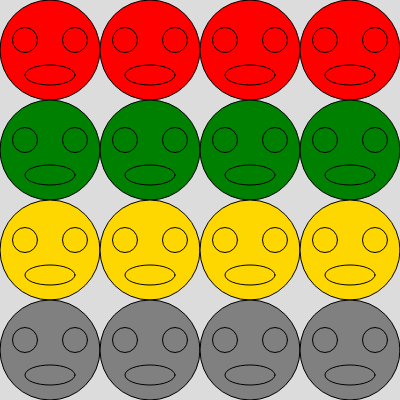
Frame 1 (no input)
Frame 60 (no input): identical to frame 1, image omitted
Frame 120 (the mouse pressed at the canvas centre since frame 60): identical to frame 1, image omitted

The p5.js sketch that drew this single still picture (run headless with seeded random() and noise() and a simulated clock; from frame 60 on, the mouse is pressed at the canvas centre):

// p5.js sketch
// ── sketch.js
function setup() {
  createCanvas(400, 400);
}

function draw() {
  background(220);
  fill('red');
  draw_line();
  translate(-300,100);
  fill('green');
  draw_line();
  translate(-300,100);
  fill('gold');
  draw_line();
  fill('gray');
  translate(-300,100);
  draw_line();
}
  
function draw_line() {
  draw_head();
  translate(100,0);
  draw_head();
  translate(100,0);
  draw_head();
  translate(100,0);
  draw_head();
}

function draw_head() {
  circle(50,50,100);
  circle(25,40,25);
  circle(75,40,25);
  ellipse(50,75,50,20);
}
